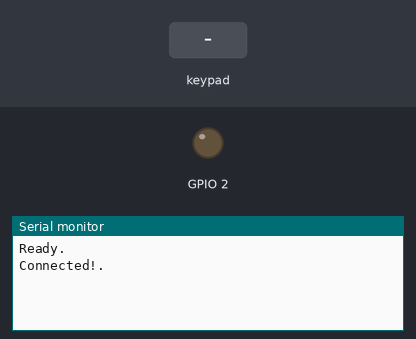
The sketch below on a simulated ESP32. Parts: output pins drawn as LEDs (lit = HIGH), the last lines printed to the serial monitor. The test bench sets the inputs (shaded band). Nothing arrives over Bluetooth unless stated.

Above: at 1.2 s.
1.3 s: key 'U' pressed
At 2.0 s:
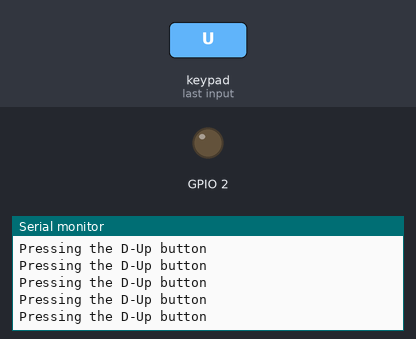
2.8 s: key 'D' pressed
At 4.0 s:
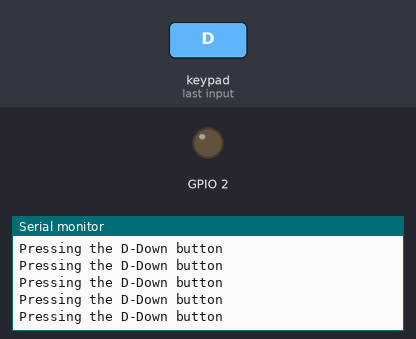
4.3 s: key 'L' pressed
At 5.5 s:
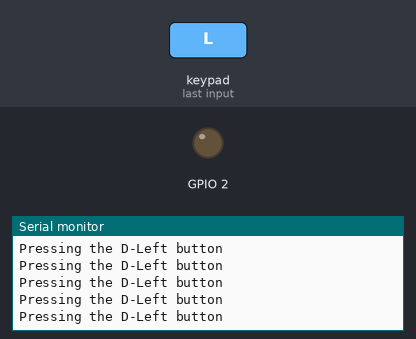

The sketch:

ESP32_PS3_3WD_TxSTM32.ino
```cpp
#include <Ps3Controller.h>
#include <HardwareSerial.h>

int cro, squ, tri, cir;
int xl, yl, xr, yr;
int str, slc, l1, l2, l3, r1, r2, r3, up, down, left, right, bat;

unsigned long interval = 4000;  // the time we need to wait
unsigned long previousMillis = 0, currentMillis;

char rx;

void notify() {
  if (Ps3.data.button.cross) {
    cro = 1;
    Serial.println("Pressing the cross button");
  } else cro = 0;

  if (Ps3.data.button.square) {
    squ = 1;
    Serial.println("Pressing the square button");
  } else squ = 0;

  if (Ps3.data.button.triangle) {
    tri = 1;
    Serial.println("Pressing the triangle button");
  } else tri = 0;

  if (Ps3.data.button.circle) {
    cir = 1;
    Serial.println("Pressing the circle button");
  } else cir = 0;

  xl = Ps3.data.analog.stick.lx;
  yl = Ps3.data.analog.stick.ly;
  xr = Ps3.data.analog.stick.rx;
  yr = Ps3.data.analog.stick.ry;

  if (Ps3.data.button.up) {
    up = 1;
    Serial.println("Pressing the D-Up button");
  } else up = 0;

  if (Ps3.data.button.down) {
    down = 1;
    Serial.println("Pressing the D-Down button");
  } else down = 0;

  if (Ps3.data.button.left) {
    left = 1;
    Serial.println("Pressing the D-Left button");
  } else left = 0;

  if (Ps3.data.button.right) {
    right = 1;
    Serial.println("Pressing the D-Right button");
  } else right = 0;

  if (Ps3.data.button.l1) {
    l1 = 1;
    Serial.println("Pressing the L1 button");
  } else l1 = 0;

  if (Ps3.data.button.l2) {
    l2 = 1;
    Serial.println("Pressing the L2 button");
  } else l2 = 0;

  if (Ps3.data.button.l3) {
    l3 = 1;
    Serial.println("Pressing the L3 button");
  } else l3 = 0;

  if (Ps3.data.button.r1) {
    r1 = 1;
    Serial.println("Pressing the R1 button");
  } else r1 = 0;

  if (Ps3.data.button.r2) {
    r2 = 1;
    Serial.println("Pressing the R2 button");
  } else r2 = 0;

  if (Ps3.data.button.r3) {
    r3 = 1;
    Serial.println("Pressing the R3 button");
  } else r3 = 0;

  if (Ps3.data.button.start) {
    str = 1;
    Serial.println("Pressing the Start button");
  } else str = 0;

  if (Ps3.data.button.select) {
    slc = 1;
    Serial.println("Pressing the Select button");
  } else slc = 0;
}

void onConnect() {
  Serial.println("Connected!.");
}

void setup() {
  Serial.begin(115200);
  Serial2.begin(2000000, SERIAL_8N1, 16, 17);
  pinMode(2, OUTPUT);
  Ps3.attach(notify);
  Ps3.attachOnConnect(onConnect);
  Ps3.begin("12:07:02:00:00:00");
  Serial.println("Ready.");
}

void loop() {
  // if (cro == 1) digitalWrite(2, HIGH);
  // else digitalWrite(2, LOW);
  Serial2.write(12);
  Serial2.write(24);
  Serial2.write(36);
  Serial2.write(xl);
  Serial2.write(yl);
  Serial2.write(xr);
  Serial2.write(yr);
  Serial2.write(cro);
  Serial2.write(squ);
  Serial2.write(cir);
  Serial2.write(tri);
  delay(1);
}
```

Measured:
- after the input at 1.3 s, the serial monitor: prints a new line at once (image 1)
- after the input at 2.8 s, the serial monitor: prints a new line at once (image 2)
- after the input at 4.3 s, the serial monitor: prints a new line at once (image 3)
